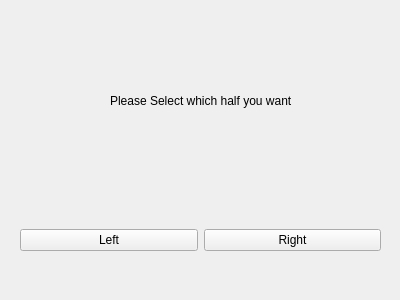
<?xml version="1.0" encoding="UTF-8"?>
<ui version="4.0">
 <class>BuildingChoose</class>
 <widget class="QDialog" name="BuildingChoose">
  <property name="geometry">
   <rect>
    <x>0</x>
    <y>0</y>
    <width>400</width>
    <height>300</height>
   </rect>
  </property>
  <property name="windowTitle">
   <string>Dialog</string>
  </property>
  <widget class="QWidget" name="horizontalLayoutWidget">
   <property name="geometry">
    <rect>
     <x>20</x>
     <y>200</y>
     <width>361</width>
     <height>80</height>
    </rect>
   </property>
   <layout class="QHBoxLayout" name="horizontalLayout">
    <item>
     <widget class="QPushButton" name="pushButton_2">
      <property name="text">
       <string>Left</string>
      </property>
      <property name="checkable">
       <bool>true</bool>
      </property>
      <property name="autoDefault">
       <bool>false</bool>
      </property>
     </widget>
    </item>
    <item>
     <widget class="QPushButton" name="pushButton">
      <property name="text">
       <string>Right</string>
      </property>
      <property name="checkable">
       <bool>true</bool>
      </property>
      <property name="autoDefault">
       <bool>false</bool>
      </property>
     </widget>
    </item>
   </layout>
  </widget>
  <widget class="QLabel" name="label">
   <property name="geometry">
    <rect>
     <x>110</x>
     <y>70</y>
     <width>211</width>
     <height>61</height>
    </rect>
   </property>
   <property name="text">
    <string>Please Select which half you want</string>
   </property>
  </widget>
 </widget>
 <resources/>
 <connections/>
</ui>
